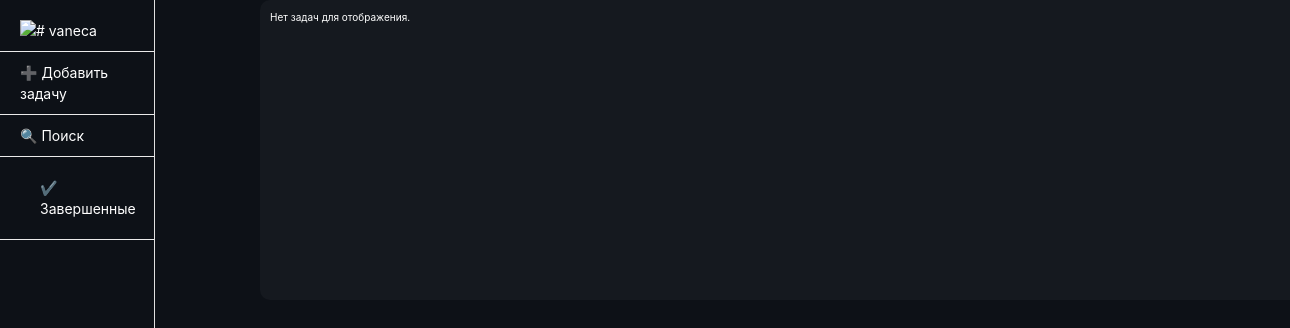
/ (signed in), run on an earlier commit of the app's database.
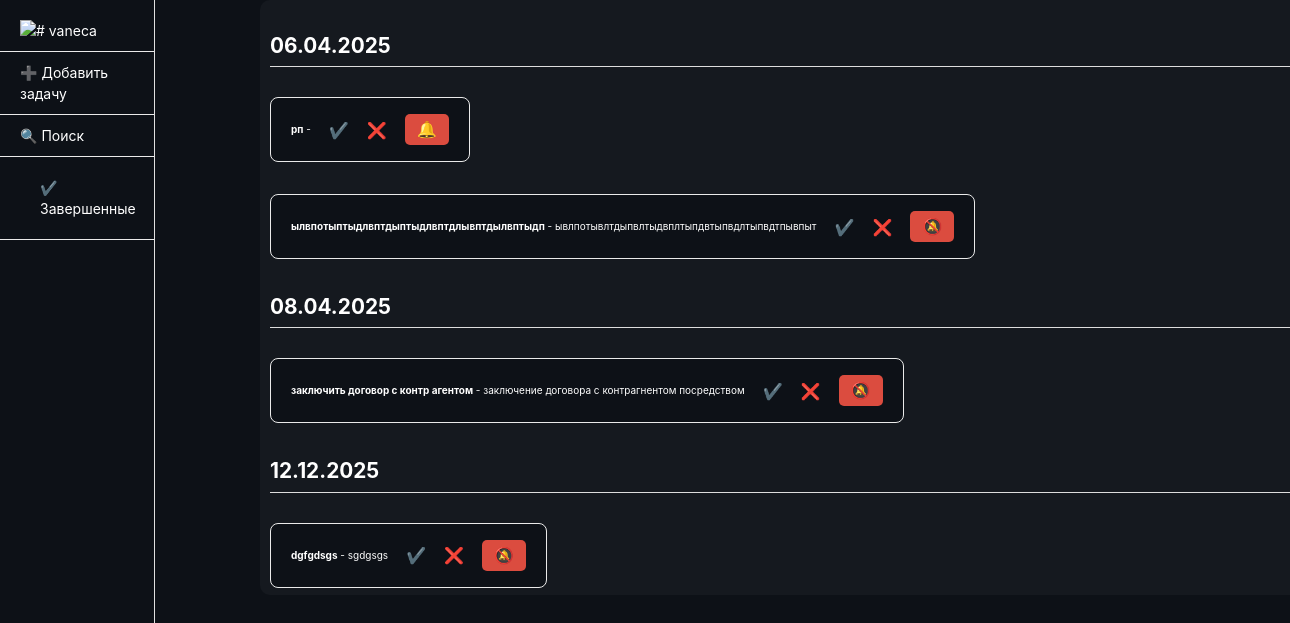
And on a later commit of the database.
### models.py (models this page shows)
class Task(db.Model):
    __tablename__ = 'task'
    id = db.Column(db.Integer, primary_key=True)
    title = db.Column(db.String(100), nullable=False)
    description = db.Column(db.String(200))
    completed = db.Column(db.Boolean, default=False)
    date = db.Column(db.Date, default=lambda: datetime.now(timezone.utc).date())
    user_id = db.Column(db.Integer, db.ForeignKey('user.id', ondelete='CASCADE'), nullable=False)
    responsible = db.Column(db.String(100))
    region = db.Column(db.String(100))
    priority = db.Column(db.String(50))
    author = db.relationship('User', backref=db.backref('tasks', cascade='all, delete-orphan'))
    tracked_by = db.relationship('User', secondary=task_tracking, backref='tracked_tasks')

### routes.py (the view)
@bp.route('/')
def index():
    if not is_authenticated():
        return redirect(url_for('main.login'))
    user = User.query.get(session['user_id'])
    if not user:
        flash('Пользователь не найден')
        return redirect(url_for('main.logout'))
    tasks = Task.query.filter_by(user_id=session['user_id'], completed=False).order_by(Task.date).all()
    grouped_tasks = defaultdict(list)
    for task in tasks:
        if task.date:
            grouped_tasks[task.date].append(task)
    grouped_tasks = dict(grouped_tasks)
    return render_template('index.html',
                         grouped_tasks=grouped_tasks,
                         current_user=user,
                         enumerate=enumerate)

### routes.py (called while the page is built)
def is_authenticated():
    return 'user_id' in session

### templates/index.html (shortened to what this page needs)
<!DOCTYPE html>
<html>
<head>
    <link rel="stylesheet" href="{{ url_for('static', filename='styles.css') }}">
</head>
<body>
    <div class="sidebar" id="sideBarHide">
        <div class="account">
            <img src="#" alt="#">
            {{ current_user.username }}
        </div>
        <div class="add-task">
            <p onclick="document.getElementById('modalWindowTask').style.display='block'">➕ Добавить задачу</p>
        </div>
        <div class="search">
            <p onclick="document.getElementById('modalWindowSearch').style.display='block'">🔍 Поиск</p>
        </div>
        <div class="completed">
            <a href="{{ url_for('main.completed_tasks') }}" class="completed-link">✔️ Завершенные</a>
          </div>
    </div>
    <div class="task-window" style="font-size: 10px;">
        <div id="task-list">
            {% if grouped_tasks %}
                {% for date, tasks in grouped_tasks.items() %}
                    <h2>
                        {% if date == 'Без даты' %}
                            Без даты
                        {% else %}
                            {{ date.strftime('%d.%m.%Y') }}
                        {% endif %}
                    </h2>
                    <ul class="ul">
                        {% for task in tasks %}
                            <li class="list"
                                data-id="{{ task.id }}"
                                data-title="{{ task.title | escape }}"
                                data-description="{{ task.description | escape }}"
                                data-responsible="{{ task.responsible | escape }}"
                                data-region="{{ task.region | escape }}"
                                data-priority="{{ task.priority | escape }}"
                                data-date="{{ task.date.strftime('%Y-%m-%d') if task.date else '' }}"
                                data-completed="{{ task.completed }}"
                                onclick="handleTaskClick(this)">
                                <div class="list-task">
                                    <span class="{% if task.completed %}completed{% endif %}">
                                        <strong>{{ task.title }}</strong> - {{ task.description }}
                                    </span>
                                    <a href="{{ url_for('main.complete_task', id=task.id) }}" class="action-btn complete">✔️</a>
                                    <a href="{{ url_for('main.delete_task', id=task.id) }}" class="action-btn delete">❌</a>
                                    <form action="{{ url_for('main.toggle_tracking', task_id=task.id) }}" method="post" style="display:inline;">
                                        {% if task in current_user.tracked_tasks %}
                                            <button type="submit" title="Не отслеживать" class="action-btn">🔕</button>
                                        {% else %}
                                            <button type="submit" title="Отслеживать" class="action-btn">🔔</button>
                                        {% endif %}
                                    </form>
                                </div>
                            </li>
                        {% endfor %}
                    </ul>
                {% endfor %}
            {% else %}
                <p>Нет задач для отображения.</p>
            {% endif %}
        </div>
    </div>
</body>
</html>

What changed in the data, as far as the page shows it:
added Task: strftime "06.04.2025", title "рп"
added Task: title "ылвпотыптыдлвптдыптыдлвптдлывптдылвптыдп", description "ывлпотывлтдыпвлтыдвплтыпдвтыпвдлтыпвдтпывпыт", shown under "06.04.2025"
added Task: strftime "08.04.2025", title "заключить договор с контр агентом", description "заключение договора с контрагнентом посредством"
added Task: strftime "12.12.2025", title "dgfgdsgs", description "sgdgsgs"
Also different on the page:
text no longer shown: "Нет задач для отображения."
